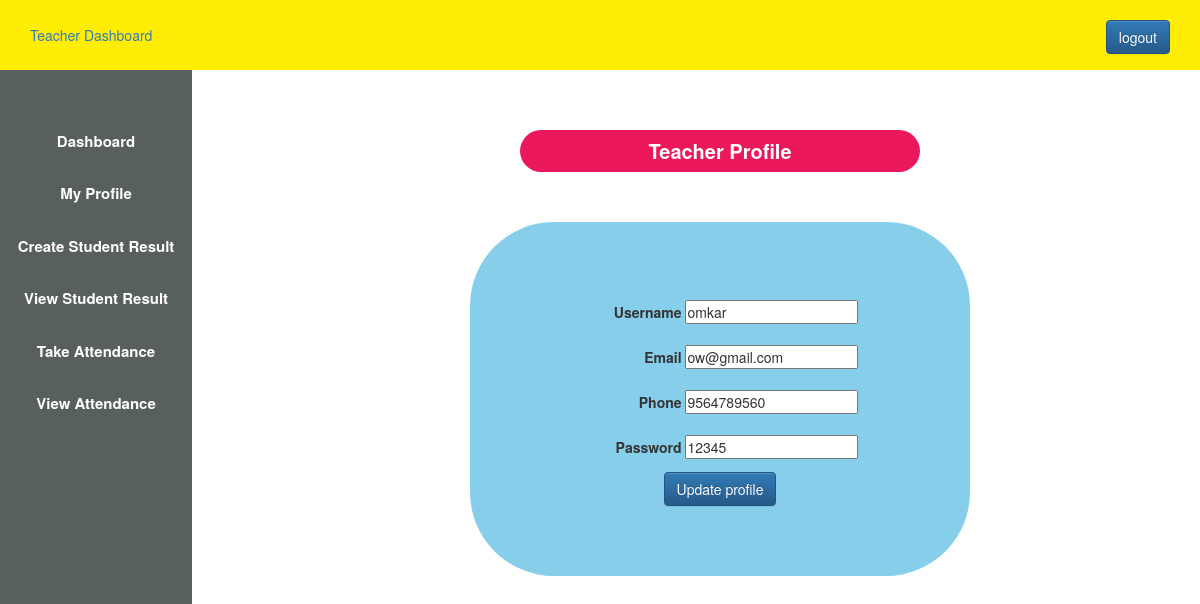
Page /teacher_profile.php (signed in) on the committed database.
### tables this page shows
CREATE TABLE `user` (
  `id` int(11) NOT NULL,
  `username` varchar(50) DEFAULT NULL,
  `phone` varchar(30) DEFAULT NULL,
  `course` varchar(10) DEFAULT NULL,
  `class` char(10) DEFAULT NULL,
  `roll` varchar(8) DEFAULT NULL,
  `email` varchar(50) DEFAULT NULL,
  `fees` varchar(10) DEFAULT NULL,
  `usertype` varchar(50) DEFAULT NULL,
  `password` varchar(50) DEFAULT NULL
);

### teacher_profile.php (the view, shortened to what this page needs)
<?php
$host="localhost";
$user="root";
$password="";
$db="rsa";
$data=mysqli_connect($host,$user,$password,$db);
$name=$_SESSION['username'];
$sql="SELECT * FROM user WHERE username='$name' ";
$result=mysqli_query($data,$sql);
$info=mysqli_fetch_assoc($result);
?>
<!DOCTYPE html>
<html>
    <head>
         <?php
 include 'teacher_css.php'
 ?>
    </head>
<body>
 <?php
 include 'teacher_sidebar.php'
 ?>
<div class="content">
<center>
<h1 class="teacher">Teacher Profile</h1>
<br><br>
 <form action="#" method="POST">
 <div class="div_deg">
 <div>
        <label  >Username</label>
        <input type="text" name="username" value="<?php  echo"{$info['username']}" ?>">
    </div>
    <div>
        <label   >Email</label>
        <input type="email" name="email" value="<?php  echo"{$info['email']}" ?>">
    </div>
    <div>
        <label>Phone</label>
        <input type="numbers" name="phone" value="<?php  echo"{$info['phone']}" ?>">
    </div>
    <div>
        <label>Password</label>
        <input type="text" name="password" value="<?php  echo"{$info['password']}" ?>">
    </div>
    <div>
        <input type="submit" class="btn btn-primary" name="update_profile" value="Update profile">
    </div>
    </div>
 </form>
 </center>
</div>
</body>
</html>

### admin.css (style rules this page uses)
* { margin: 0px; padding: 0px; }
.content { margin-left: 20%; margin-top: 5%; }

### teacher_profile.php (style rules this page uses)
label { display: inline-block; text-align: right; width: 100px; padding-top: 10px; padding-bottom: 10px; }
.div_deg { background-color: skyblue; width: 500px; padding-top: 70px; padding-bottom: 70px; border-radius: 6em; }
.teacher { background-color:#eb185b; color: white; text-align: center; font-weight: bold; width: 400px; padding-top: 10px; padding-bottom: 10px; font-size: 20px; border-radius: 6em; }

### rows in the picture
user: username "omkar", email "ow@gmail.com", phone "9564789560", password "12345"
